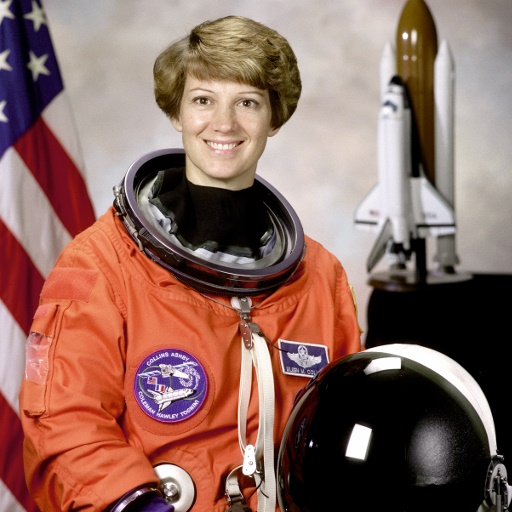
#> input picture OpenCV/image.jpg, 512 x 512 px
$ python changing_color.py
#> lines starting #> are read from the running program, lines starting #| are printed output that depends on the picture
import cv2
img = cv2.imread("image.jpg")
#> img is the input picture: shape (512, 512, 3); mean B, G, R 96.5, 105.8, 141.6
gray = cv2.cvtColor(img,cv2.COLOR_BGR2GRAY)
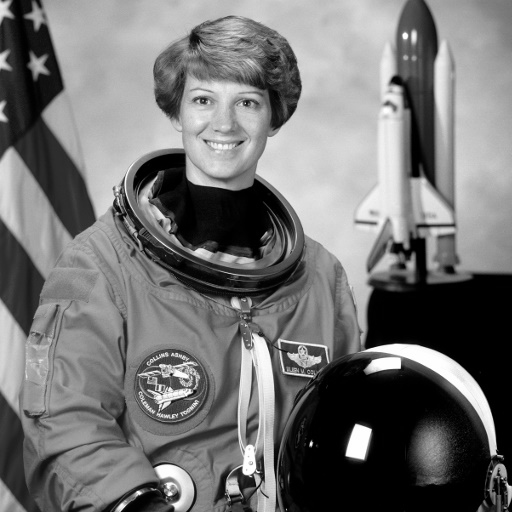
#> gray: shape (512, 512); min 0, max 255, mean 115.4
#cv2.imwrite("gray_image.jpg",gray)
hsv = cv2.cvtColor(img,cv2.COLOR_BGR2HSV)
#> hsv: shape (512, 512, 3); mean H, S, V 39.7, 94.4, 142.9
#cv2.imwrite("hsv_image.jpg",hsv)
bgr = cv2.cvtColor(img,cv2.COLOR_HSV2BGR)
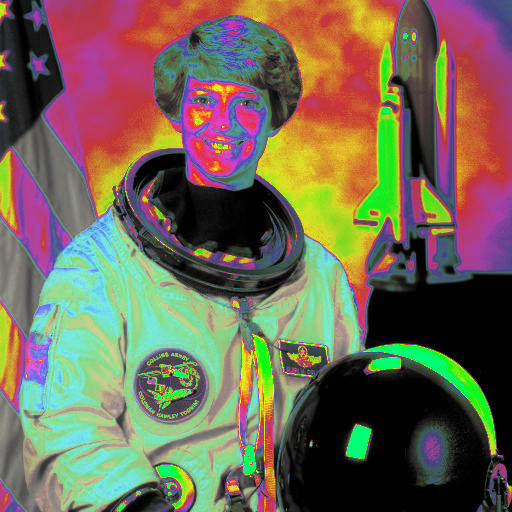
#> bgr: shape (512, 512, 3); mean B, G, R 85.2, 104.3, 113.7
#cv2.imwrite("bgr_image.jpg",bgr)

yuv = cv2.cvtColor(img,cv2.COLOR_BGR2YUV)
#> yuv: shape (512, 512, 3); mean of channels 0, 1, 2 115.4, 118.8, 151
#cv2.imwrite("yuv_image.jpg",yuv)

#> (the run stopped early here; a loop or call above may not have finished)
